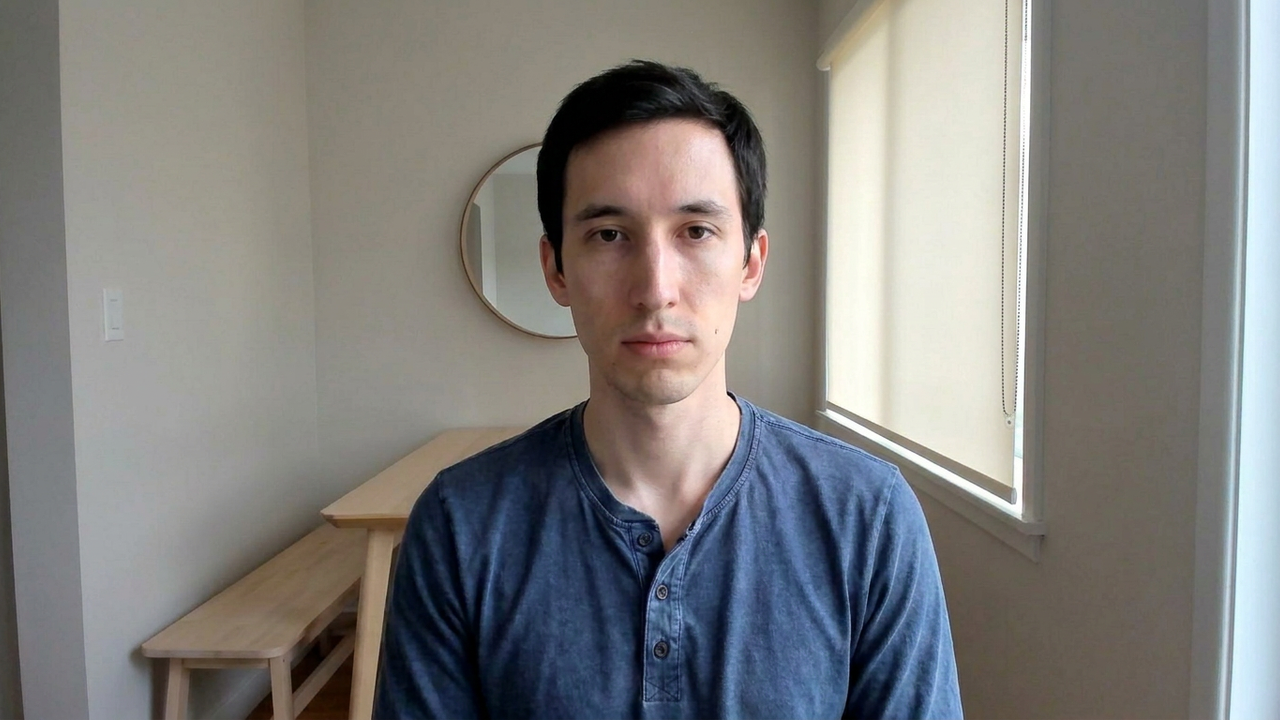
#> input picture example_layers/S01/canonical_base.png, 1280 x 720 px, found by its file name; its folder holds 6 pictures in this run
$ python compose.py --output out.png
#> lines starting #> are read from the running program, lines starting #| are printed output that depends on the picture; after the words box and inside, x2 and y2 are one past the last pixel; in counts of white or black regions, pixels touching at a corner belong together
"""Reproduce the final alpha-compositing step from exported, face-locked layers.

This is the same Pillow alpha-composite operation used for the illustrated bank.
It does not generate images or approximate missing participant inputs.
"""
import argparse, hashlib, json
from pathlib import Path
from PIL import Image

def main():
 p=argparse.ArgumentParser();p.add_argument('--layers',type=Path,default=Path('example_layers/S01'));p.add_argument('--output',type=Path,required=True);a=p.parse_args()
 assert not a.output.exists(), 'Choose a new output directory; do not overwrite evidence.'
 a.output.mkdir(parents=True)
 base=Image.open(a.layers/'canonical_base.png').convert('RGB')
#> base is the input picture: PIL image 1280x720 RGB; mean R, G, B 128.8, 127.6, 125.5
 mask=Image.open(a.layers/'face_core.png').convert('L')
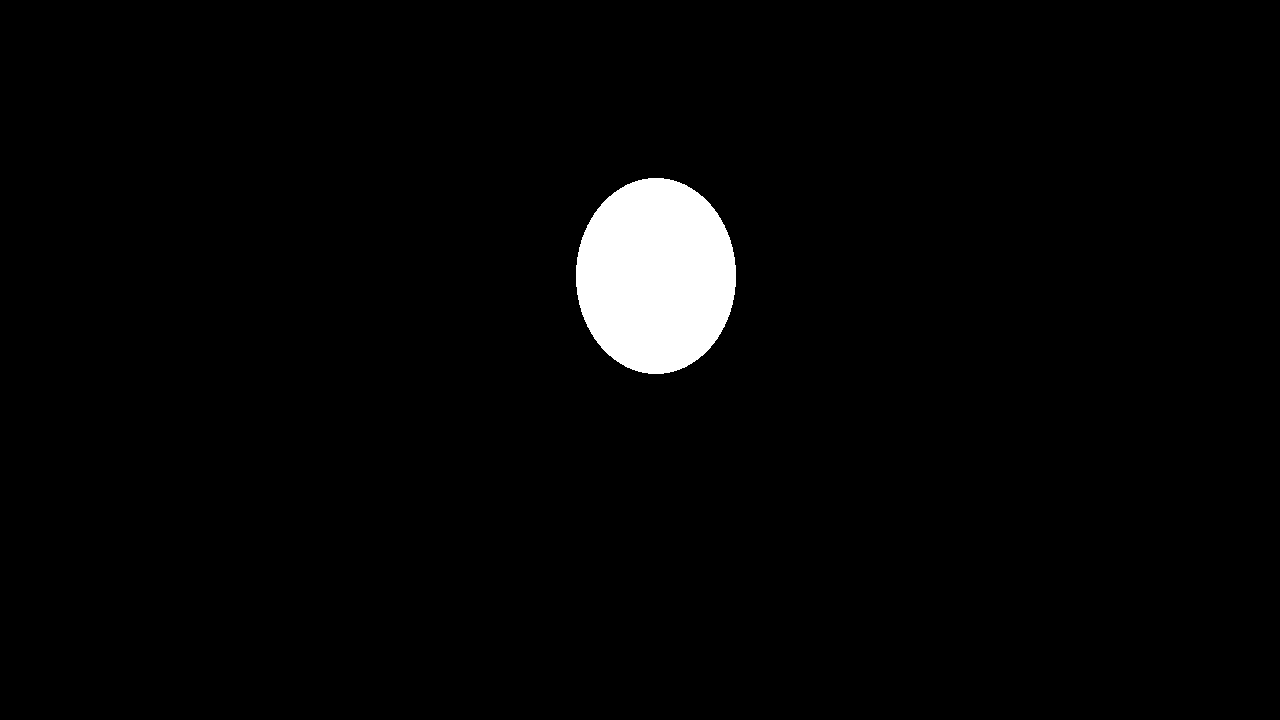
#> input picture example_layers/S01/face_core.png, 1280 x 720 px, found by its file name
#> mask is the input picture: PIL image 1280x720 L; 2.7% white; 1 white region, box (x1, y1, x2, y2) and area: (576, 178, 736, 374) 24612
 core=[i for i,v in enumerate(mask.getdata()) if v>0];source=list(base.getdata())
#> after `core = [i for i, v in enumerate(mask.getdata()) if v > 0]`: core = 24612 items
#> after `source = list(base.getdata())`: source = 921600 items
 checks=[]
 for fg in sorted(a.layers.glob('foreground__*.png')):
  foreground=Image.open(fg).convert('RGBA')
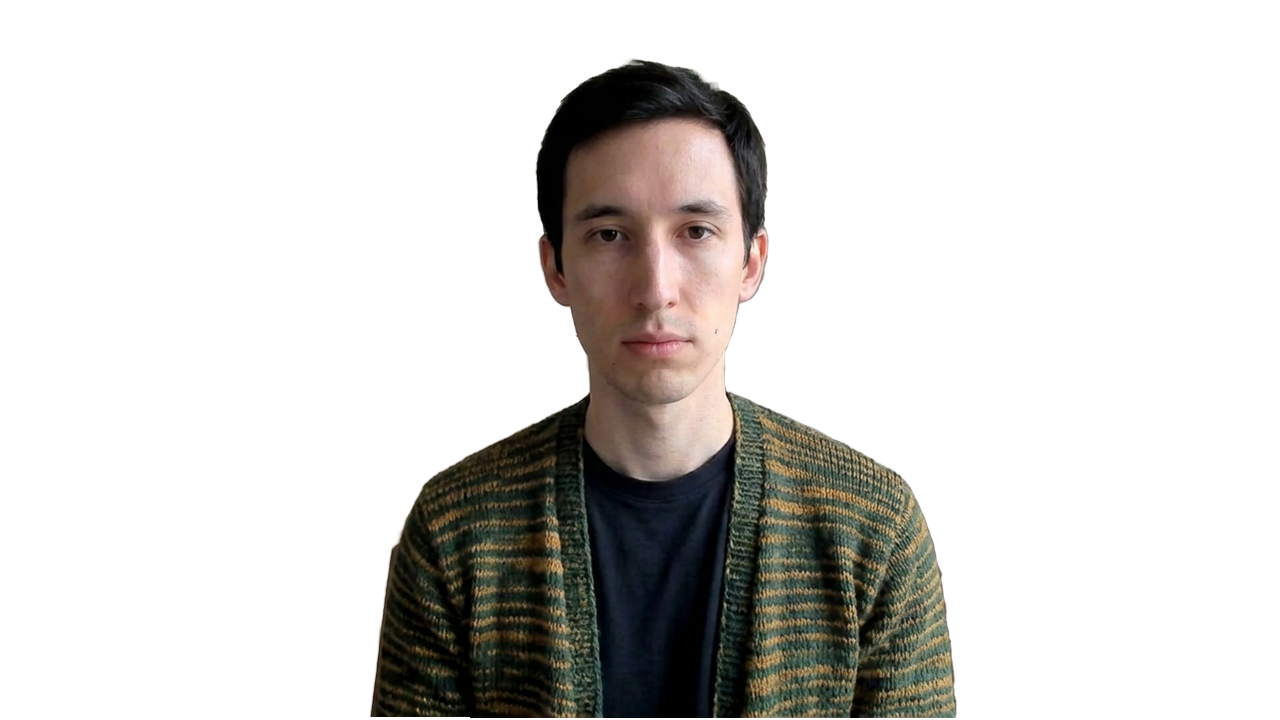
#> input picture example_layers/S01/foreground__artistically_expressive.png, 1280 x 720 px
#> foreground is the input picture: PIL image 1280x720 RGBA; mean R, G, B, A 19.3, 17.6, 15.3, 61.2
  for bg in sorted(a.layers.glob('background__*.png')):
   image=Image.open(bg).convert('RGBA');assert image.size==foreground.size==base.size
   image.alpha_composite(foreground);rgb=image.convert('RGB');pixels=list(rgb.getdata())
   assert all(pixels[i]==source[i] for i in core),'Face core changed'
   name=fg.stem.removeprefix('foreground__')+'__'+bg.stem.removeprefix('background__')+'.png'
   rgb.save(a.output/name)
   checks.append(dict(file=name,pixel_sha256=hashlib.sha256(rgb.tobytes()).hexdigest(),face_core_exact=True))
#> (the run stopped early here; a loop or call above may not have finished)
